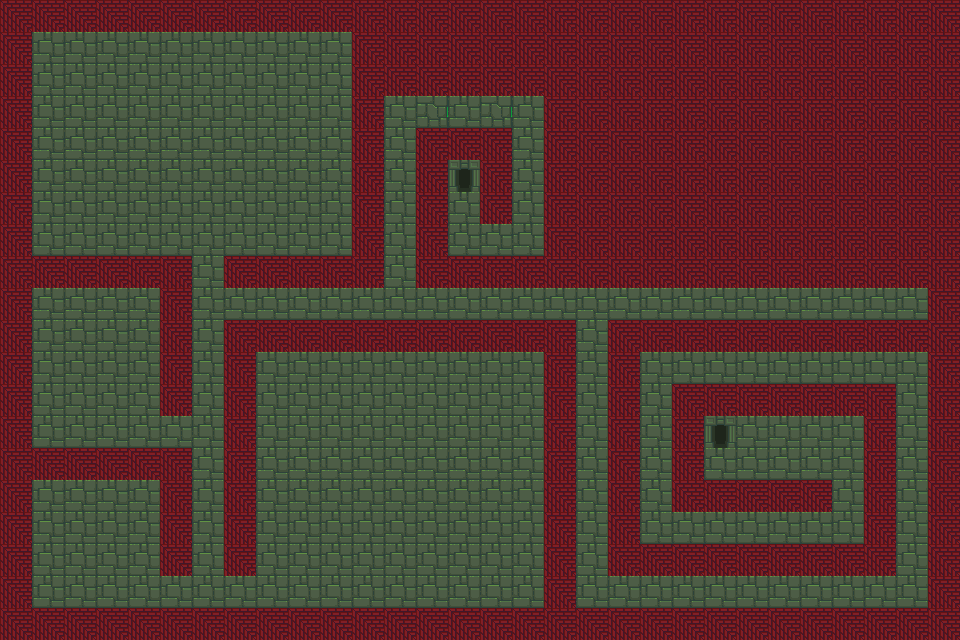

This is a level from a 2D game, rendered from its Tiled map with the project's own tilesets. A one-line summary and the complete map file follow:
An orthogonal 30x20 tile map with 32x32 px tiles, 2 tile layers (Background layer, Ting) and 26 objects.

<map version="1.10" tiledversion="1.11.2" orientation="orthogonal" renderorder="right-down" width="30" height="20" tilewidth="32" tileheight="32" infinite="0" nextlayerid="7" nextobjectid="48">
 <tileset firstgid="1" source="32x32_map_tile.tsx" />
 <layer id="3" name="Background layer" width="30" height="20">
  <data encoding="csv">
74,74,74,74,74,74,74,74,74,74,74,74,74,74,74,74,74,74,74,74,74,74,74,74,74,74,74,74,74,74,
74,74,74,74,74,74,74,74,74,74,74,74,74,74,74,74,74,74,74,74,74,74,74,74,74,74,74,74,74,74,
74,74,74,74,74,74,74,74,74,74,74,73,74,74,74,74,74,74,74,74,74,74,74,74,74,74,74,74,74,74,
74,74,74,74,74,74,74,74,74,74,74,75,74,75,74,75,74,75,74,74,74,74,74,74,74,74,74,74,74,74,
74,74,74,74,74,74,74,74,74,74,74,74,74,74,74,74,74,74,74,74,74,74,74,74,74,74,74,74,74,74,
74,74,74,74,74,74,74,74,74,74,74,74,74,74,29,74,74,74,74,74,74,74,74,74,74,74,74,74,74,74,
74,74,74,74,74,74,74,74,74,74,74,74,74,74,74,74,74,74,74,74,74,74,74,74,74,74,74,74,74,74,
74,74,74,74,74,74,74,74,74,74,74,74,74,74,74,74,74,74,74,74,74,74,74,74,74,74,74,74,74,74,
74,74,74,74,74,74,74,74,74,74,74,74,74,74,74,74,74,74,74,74,74,74,74,74,74,74,74,74,74,74,
74,74,74,74,74,74,74,74,74,74,74,74,74,74,74,74,74,74,74,74,74,74,74,74,74,74,74,74,74,74,
74,74,74,74,74,74,74,74,74,74,74,74,74,74,74,74,74,74,74,74,74,74,74,74,74,74,74,74,74,74,
74,74,74,74,74,74,74,74,74,74,74,74,74,74,74,74,74,74,74,74,74,74,74,74,74,74,74,74,74,74,
74,74,74,74,74,74,74,74,74,74,74,74,74,74,74,74,74,74,74,74,74,74,74,74,74,74,74,74,74,74,
74,74,74,74,74,74,74,74,74,74,74,74,74,74,74,74,74,74,74,74,74,74,74,74,74,74,74,74,74,74,
74,74,74,74,74,74,74,74,74,74,74,74,74,74,74,74,74,74,74,74,74,74,74,74,74,74,74,74,74,74,
74,74,74,74,74,74,74,74,74,74,74,74,74,74,74,74,74,74,74,74,74,74,74,74,74,74,74,74,74,74,
74,74,74,74,74,74,74,74,74,74,74,74,74,74,74,74,74,74,74,74,74,74,74,74,74,74,74,74,74,74,
74,74,74,74,74,74,74,74,74,74,74,74,74,74,74,74,74,74,74,74,74,74,74,74,74,74,74,74,74,74,
74,74,74,74,74,74,74,74,74,74,74,74,74,74,74,74,74,74,74,74,74,74,74,74,74,74,74,74,74,74,
74,74,74,74,74,74,74,74,74,74,74,74,74,74,74,74,74,74,74,74,74,74,74,74,74,74,74,74,74,74
</data>
 </layer>
 <layer id="5" name="Ting" width="30" height="20">
  <data encoding="csv">
135,135,135,135,135,135,135,135,135,135,135,135,135,135,135,135,135,135,135,135,135,135,135,135,135,135,135,135,135,135,
135,0,0,0,0,0,0,0,0,0,0,135,135,135,135,135,135,135,135,135,135,135,135,135,135,135,135,135,135,135,
135,0,0,0,0,0,0,0,0,0,0,135,135,135,135,135,135,135,135,135,135,135,135,135,135,135,135,135,135,135,
135,0,0,0,0,0,0,0,0,0,0,135,0,0,0,0,0,135,135,135,135,135,135,135,135,135,135,135,135,135,
135,0,0,0,0,0,0,0,0,0,0,135,0,135,135,135,0,135,135,135,135,135,135,135,135,135,135,135,135,135,
135,0,0,0,0,0,0,0,0,0,0,135,0,135,0,135,0,135,135,135,135,135,135,135,135,135,135,135,135,135,
135,0,0,0,0,0,0,0,0,0,0,135,0,135,0,135,0,135,135,135,135,135,135,135,135,135,135,135,135,135,
135,0,0,0,0,0,0,0,0,0,0,135,0,135,0,0,0,135,135,135,135,135,135,135,135,135,135,135,135,135,
135,135,135,135,135,135,0,135,135,135,135,135,0,135,135,135,135,135,135,135,135,135,135,135,135,135,135,135,135,135,
135,0,0,0,0,135,0,0,0,0,0,0,0,0,0,0,0,0,0,0,0,0,0,0,0,0,0,0,0,135,
135,0,0,0,0,135,0,135,135,135,135,135,135,135,135,135,135,135,0,135,135,135,135,135,135,135,135,135,135,135,
135,0,0,0,0,135,0,135,0,0,0,0,0,0,0,0,0,135,0,135,0,0,0,0,0,0,0,0,0,135,
135,0,0,0,0,135,0,135,0,0,0,0,0,0,0,0,0,135,0,135,0,135,135,135,135,135,135,135,0,135,
135,0,0,0,0,0,0,135,0,0,0,0,0,0,0,0,0,135,0,135,0,135,29,0,0,0,0,135,0,135,
135,135,135,135,135,135,0,135,0,0,0,0,0,0,0,0,0,135,0,135,0,135,0,0,0,0,0,135,0,135,
135,0,0,0,0,135,0,135,0,0,0,0,0,0,0,0,0,135,0,135,0,135,135,135,135,135,0,135,0,135,
135,0,0,0,0,135,0,135,0,0,0,0,0,0,0,0,0,135,0,135,0,0,0,0,0,0,0,135,0,135,
135,0,0,0,0,135,0,135,0,0,0,0,0,0,0,0,0,135,0,135,135,135,135,135,135,135,135,135,0,135,
135,0,0,0,0,0,0,0,0,0,0,0,0,0,0,0,0,135,0,0,0,0,0,0,0,0,0,0,0,135,
135,135,135,135,135,135,135,135,135,135,135,135,135,135,135,135,135,135,135,135,135,135,135,135,135,135,135,135,135,135
</data>
 </layer>
 <objectgroup id="4" name="Walls">
  <object id="12" x="-2.19998" y="0" width="943.049" height="24.9332" />
  <object id="13" x="-4.72233e-06" y="18.3332" width="27.8665" height="618.196" />
  <object id="14" x="3.66669" y="612.329" width="935.727" height="25.6665" />
  <object id="15" x="932.794" y="1.46665" width="25.6665" height="637.263" />
  <object id="26" x="552.431" y="20.7251" width="385.201" height="249.416" />
  <object id="27" x="425.936" y="262.994" width="157.225" height="8.5759" />
  <object id="28" x="424.507" y="132.212" width="17.8664" height="140.788" />
  <object id="29" x="436.656" y="134.356" width="71.4658" height="17.8664" />
  <object id="30" x="484.538" y="149.364" width="23.5837" height="60.7459" />
  <object id="31" x="355.9" y="20.0104" width="205.821" height="66.4632" />
  <object id="32" x="359.473" y="76.4684" width="15.0078" height="202.248" />
  <object id="33" x="227.261" y="263.709" width="145.076" height="15.0078" />
  <object id="34" x="25.013" y="261.565" width="160.083" height="22.1544" />
  <object id="35" x="162.227" y="272.999" width="23.5837" height="142.217" />
  <object id="36" x="22.8691" y="451.664" width="165.086" height="26.4423" />
  <object id="37" x="166.515" y="478.106" width="21.4397" height="87.9029" />
  <object id="38" x="231.549" y="325.169" width="19.2958" height="241.554" />
  <object id="39" x="242.269" y="321.596" width="328.743" height="22.8691" />
  <object id="40" x="548.857" y="344.465" width="22.1544" height="269.426" />
  <object id="41" x="612.462" y="320.881" width="25.013" height="249.416" />
  <object id="42" x="637.475" y="552.431" width="251.56" height="17.8664" />
  <object id="43" x="871.168" y="391.633" width="21.4397" height="165.086" />
  <object id="44" x="676.781" y="392.347" width="210.109" height="10.0052" />
  <object id="45" x="676.781" y="392.347" width="18.5811" height="114.345" />
  <object id="46" x="691.789" y="483.823" width="134.356" height="22.1544" />
  <object id="47" x="628.899" y="323.74" width="305.159" height="21.4397" />
 </objectgroup>
</map>
